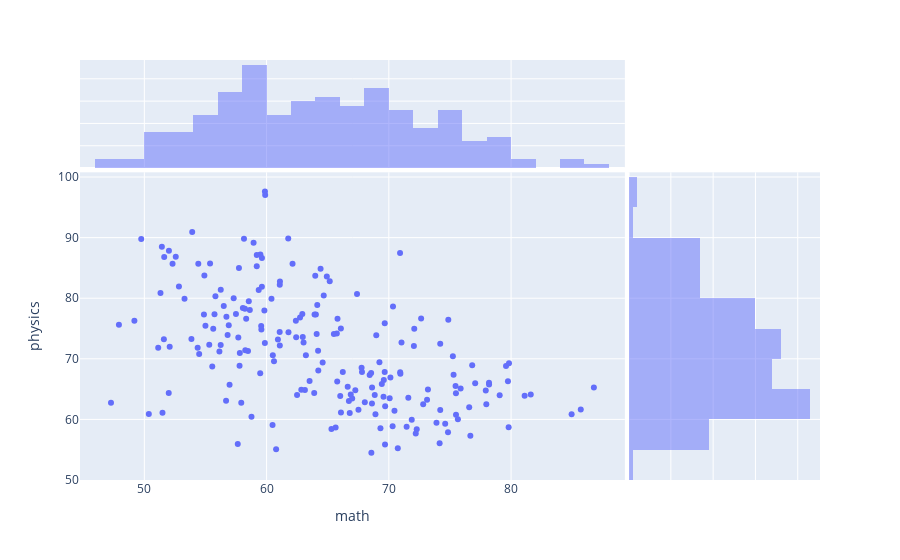

The code cell stored with this chart in its notebook:
### Markdown cell above
| cluster_label | mean | variance |
| --- | --- | --- |
| a | 60, 75 | 100 |
| b | 75, 65 | 25 |

### Code cell
px.scatter(data_frame=final_data, x='math', y='physics', marginal_x='histogram', marginal_y='histogram')

### Figure 1 — Plotly figure (JSON) as saved in the notebook; plotly's stock layout.template omitted (floating-point values rounded to 4 significant figures; data arrays with more than 128 entries replaced by an {"elided": "..."} marker saying what was removed)
{"data": [{"hovertemplate": "math=%{x}<br>physics=%{y}<extra></extra>", "legendgroup": "", "marker": {"color": "#636efa", "symbol": "circle"}, "mode": "markers", "name": "", "orientation": "v", "showlegend": false, "type": "scatter", "x": {"elided": "200 float values"}, "xaxis": "x", "y": {"elided": "200 float values"}, "yaxis": "y"}, {"alignmentgroup": "True", "bingroup": "x", "hovertemplate": "math=%{x}<br>count=%{y}<extra></extra>", "legendgroup": "", "marker": {"color": "#636efa"}, "name": "", "offsetgroup": "", "opacity": 0.5, "showlegend": false, "type": "histogram", "x": {"elided": "200 float values"}, "xaxis": "x3", "yaxis": "y3"}, {"alignmentgroup": "True", "bingroup": "y", "hovertemplate": "physics=%{y}<br>count=%{x}<extra></extra>", "legendgroup": "", "marker": {"color": "#636efa"}, "name": "", "offsetgroup": "", "opacity": 0.5, "showlegend": false, "type": "histogram", "xaxis": "x2", "y": {"elided": "200 float values"}, "yaxis": "y2"}], "layout": {"barmode": "overlay", "legend": {"tracegroupgap": 0}, "margin": {"t": 60}, "xaxis": {"anchor": "y", "domain": [0, 0.7363], "title": {"text": "math"}}, "xaxis2": {"anchor": "y2", "domain": [0.7413, 1], "matches": "x2", "showgrid": true, "showline": false, "showticklabels": false, "ticks": ""}, "xaxis3": {"anchor": "y3", "domain": [0, 0.7363], "matches": "x", "showgrid": true, "showticklabels": false}, "xaxis4": {"anchor": "y4", "domain": [0.7413, 1], "matches": "x2", "showgrid": true, "showline": false, "showticklabels": false, "ticks": ""}, "yaxis": {"anchor": "x", "domain": [0, 0.7326], "title": {"text": "physics"}}, "yaxis2": {"anchor": "x2", "domain": [0, 0.7326], "matches": "y", "showgrid": true, "showticklabels": false}, "yaxis3": {"anchor": "x3", "domain": [0.7426, 1], "matches": "y3", "showgrid": true, "showline": false, "showticklabels": false, "ticks": ""}, "yaxis4": {"anchor": "x4", "domain": [0.7426, 1], "matches": "y3", "showgrid": true, "showline": false, "showticklabels": false, "ticks": ""}}}
